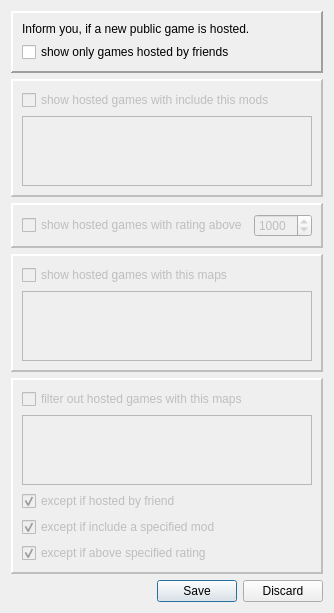
<?xml version="1.0" encoding="UTF-8"?>
<ui version="4.0">
 <class>Dialog</class>
 <widget class="QDialog" name="Dialog">
  <property name="geometry">
   <rect>
    <x>0</x>
    <y>0</y>
    <width>300</width>
    <height>596</height>
   </rect>
  </property>
  <property name="windowTitle">
   <string>More  - New Game</string>
  </property>
  <layout class="QVBoxLayout" name="verticalLayout_3">
   <item>
    <widget class="QFrame" name="frame">
     <property name="frameShape">
      <enum>QFrame::Panel</enum>
     </property>
     <property name="frameShadow">
      <enum>QFrame::Raised</enum>
     </property>
     <property name="lineWidth">
      <number>2</number>
     </property>
     <layout class="QVBoxLayout" name="verticalLayout_2">
      <item>
       <widget class="QLabel" name="label">
        <property name="text">
         <string>Inform you, if a new public game is hosted.</string>
        </property>
       </widget>
      </item>
      <item>
       <widget class="QCheckBox" name="checkBoxFriends">
        <property name="text">
         <string>show only games hosted by friends</string>
        </property>
       </widget>
      </item>
     </layout>
    </widget>
   </item>
   <item>
    <widget class="QFrame" name="frame_2">
     <property name="enabled">
      <bool>false</bool>
     </property>
     <property name="frameShape">
      <enum>QFrame::Panel</enum>
     </property>
     <property name="frameShadow">
      <enum>QFrame::Raised</enum>
     </property>
     <property name="lineWidth">
      <number>2</number>
     </property>
     <layout class="QVBoxLayout" name="verticalLayout">
      <item>
       <widget class="QCheckBox" name="checkBox">
        <property name="text">
         <string>show hosted games with include this mods</string>
        </property>
       </widget>
      </item>
      <item>
       <widget class="QListView" name="listView"/>
      </item>
     </layout>
    </widget>
   </item>
   <item>
    <widget class="QFrame" name="frame_3">
     <property name="enabled">
      <bool>false</bool>
     </property>
     <property name="frameShape">
      <enum>QFrame::Panel</enum>
     </property>
     <property name="frameShadow">
      <enum>QFrame::Raised</enum>
     </property>
     <property name="lineWidth">
      <number>2</number>
     </property>
     <layout class="QHBoxLayout" name="horizontalLayout_2">
      <item>
       <widget class="QCheckBox" name="checkBox_2">
        <property name="text">
         <string>show hosted games with rating above</string>
        </property>
       </widget>
      </item>
      <item>
       <widget class="QSpinBox" name="spinBox">
        <property name="minimum">
         <number>-1000</number>
        </property>
        <property name="maximum">
         <number>3000</number>
        </property>
        <property name="value">
         <number>1000</number>
        </property>
       </widget>
      </item>
     </layout>
    </widget>
   </item>
   <item>
    <widget class="QFrame" name="frame_4">
     <property name="enabled">
      <bool>false</bool>
     </property>
     <property name="frameShape">
      <enum>QFrame::Panel</enum>
     </property>
     <property name="frameShadow">
      <enum>QFrame::Raised</enum>
     </property>
     <property name="lineWidth">
      <number>2</number>
     </property>
     <layout class="QVBoxLayout" name="verticalLayout_4">
      <item>
       <widget class="QCheckBox" name="checkBox_3">
        <property name="text">
         <string>show hosted games with this maps</string>
        </property>
       </widget>
      </item>
      <item>
       <widget class="QListView" name="listView_2"/>
      </item>
     </layout>
    </widget>
   </item>
   <item>
    <widget class="QFrame" name="frame_5">
     <property name="enabled">
      <bool>false</bool>
     </property>
     <property name="frameShape">
      <enum>QFrame::Panel</enum>
     </property>
     <property name="frameShadow">
      <enum>QFrame::Raised</enum>
     </property>
     <property name="lineWidth">
      <number>2</number>
     </property>
     <layout class="QVBoxLayout" name="verticalLayout_5">
      <item>
       <widget class="QCheckBox" name="checkBox_4">
        <property name="text">
         <string>filter out hosted games with this maps</string>
        </property>
       </widget>
      </item>
      <item>
       <widget class="QListWidget" name="listWidget"/>
      </item>
      <item>
       <widget class="QCheckBox" name="checkBox_5">
        <property name="text">
         <string>except if hosted by friend</string>
        </property>
        <property name="checked">
         <bool>true</bool>
        </property>
       </widget>
      </item>
      <item>
       <widget class="QCheckBox" name="checkBox_6">
        <property name="text">
         <string>except if include a specified mod</string>
        </property>
        <property name="checked">
         <bool>true</bool>
        </property>
       </widget>
      </item>
      <item>
       <widget class="QCheckBox" name="checkBox_7">
        <property name="text">
         <string>except if above specified rating</string>
        </property>
        <property name="checked">
         <bool>true</bool>
        </property>
       </widget>
      </item>
     </layout>
    </widget>
   </item>
   <item>
    <layout class="QHBoxLayout" name="horizontalLayout">
     <item>
      <spacer name="horizontalSpacer">
       <property name="orientation">
        <enum>Qt::Horizontal</enum>
       </property>
       <property name="sizeHint" stdset="0">
        <size>
         <width>40</width>
         <height>20</height>
        </size>
       </property>
      </spacer>
     </item>
     <item>
      <widget class="QPushButton" name="btnSave">
       <property name="text">
        <string>Save</string>
       </property>
      </widget>
     </item>
     <item>
      <widget class="QPushButton" name="pushButton">
       <property name="text">
        <string>Discard</string>
       </property>
      </widget>
     </item>
    </layout>
   </item>
  </layout>
 </widget>
 <resources/>
 <connections>
  <connection>
   <sender>pushButton</sender>
   <signal>clicked()</signal>
   <receiver>Dialog</receiver>
   <slot>hide()</slot>
   <hints>
    <hint type="sourcelabel">
     <x>219</x>
     <y>248</y>
    </hint>
    <hint type="destinationlabel">
     <x>559</x>
     <y>237</y>
    </hint>
   </hints>
  </connection>
 </connections>
</ui>
